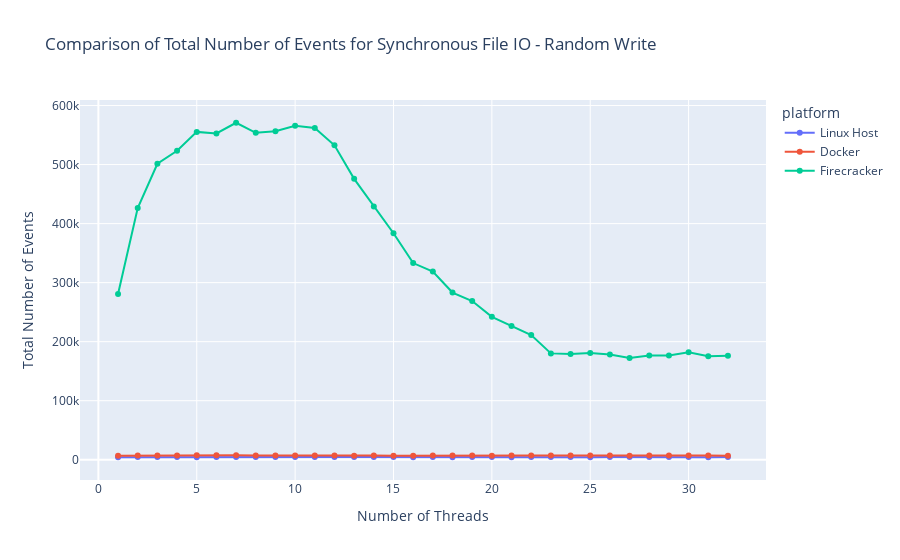

Notebook cell for this chart:
### Code cell
fig2.show()

### Figure 1 — Plotly figure (JSON) as saved in the notebook; plotly's stock layout.template omitted (floating-point values rounded to 4 significant figures)
{"data": [{"hovertemplate": "platform=Linux Host<br>Number of Threads=%{x}<br>Total Number of Events=%{y}<extra></extra>", "legendgroup": "Linux Host", "line": {"color": "#636efa", "dash": "solid"}, "marker": {"symbol": "circle"}, "mode": "lines+markers", "name": "Linux Host", "orientation": "v", "showlegend": true, "type": "scatter", "x": [1, 2, 3, 4, 5, 6, 7, 8, 9, 10, 11, 12, 13, 14, 15, 16, 17, 18, 19, 20, 21, 22, 23, 24, 25, 26, 27, 28, 29, 30, 31, 32], "xaxis": "x", "y": [4307, 4434, 4510, 4541, 4359, 4614, 4437, 4539, 4434, 4466, 4487, 4536, 4542, 4435, 4456, 4385, 4595, 4306, 4544, 4674, 4341, 4670, 4435, 4548, 4375, 4667, 4427, 4663, 4548, 4702, 4201, 4466], "yaxis": "y"}, {"hovertemplate": "platform=Docker<br>Number of Threads=%{x}<br>Total Number of Events=%{y}<extra></extra>", "legendgroup": "Docker", "line": {"color": "#EF553B", "dash": "solid"}, "marker": {"symbol": "circle"}, "mode": "lines+markers", "name": "Docker", "orientation": "v", "showlegend": true, "type": "scatter", "x": [1, 2, 3, 4, 5, 6, 7, 8, 9, 10, 11, 12, 13, 14, 15, 16, 17, 18, 19, 20, 21, 22, 23, 24, 25, 26, 27, 28, 29, 30, 31, 32], "xaxis": "x", "y": [6836, 7078, 7303, 7194, 7557, 7423, 7551, 7191, 7318, 7197, 7188, 7070, 6826, 7076, 6715, 6941, 7185, 6954, 7183, 6703, 7308, 7184, 7191, 7311, 7072, 7315, 6833, 7309, 7193, 7192, 7193, 6944], "yaxis": "y"}, {"hovertemplate": "platform=Firecracker<br>Number of Threads=%{x}<br>Total Number of Events=%{y}<extra></extra>", "legendgroup": "Firecracker", "line": {"color": "#00cc96", "dash": "solid"}, "marker": {"symbol": "circle"}, "mode": "lines+markers", "name": "Firecracker", "orientation": "v", "showlegend": true, "type": "scatter", "x": [1, 2, 3, 4, 5, 6, 7, 8, 9, 10, 11, 12, 13, 14, 15, 16, 17, 18, 19, 20, 21, 22, 23, 24, 25, 26, 27, 28, 29, 30, 31, 32], "xaxis": "x", "y": [280782, 426319, 501432, 523260, 555345, 552824, 570827, 553825, 556496, 565573, 561794, 532551, 475797, 429161, 383685, 333132, 318759, 283197, 268798, 242042, 226321, 211333, 180151, 179298, 180930, 178318, 172313, 176666, 176660, 182045, 175451, 176179], "yaxis": "y"}], "layout": {"legend": {"title": {"text": "platform"}, "tracegroupgap": 0}, "title": {"text": "Comparison of Total Number of Events for Synchronous File IO - Random Write"}, "xaxis": {"anchor": "y", "domain": [0, 1], "title": {"text": "Number of Threads"}}, "yaxis": {"anchor": "x", "domain": [0, 1], "title": {"text": "Total Number of Events"}}}}
